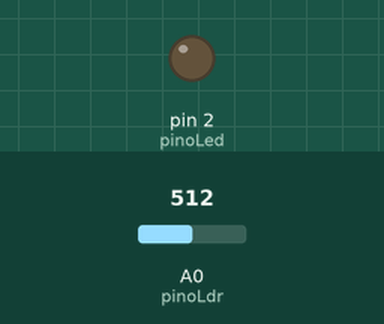
Recording of a sketch running on a simulated Arduino Uno, built with avr-gcc and run on an emulated ATmega328P. Parts: output pins drawn as LEDs (lit = HIGH). The inputs (shaded band) are chosen by the test bench; at power-on: A0 (pinoLdr) = 512.

Above: at 1.2 s.
1.3 s: A0 (pinoLdr) set to 522
At 2.5 s:
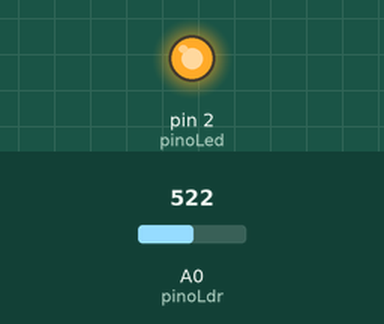
2.8 s: A0 (pinoLdr) set to 511
At 3.1 s:
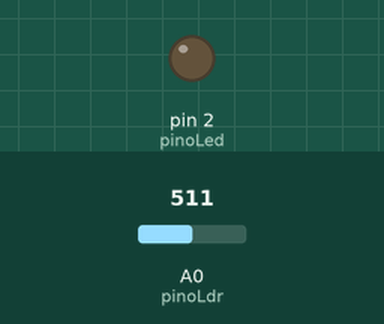
4.3 s: A0 (pinoLdr) set to 716
At 4.6 s:
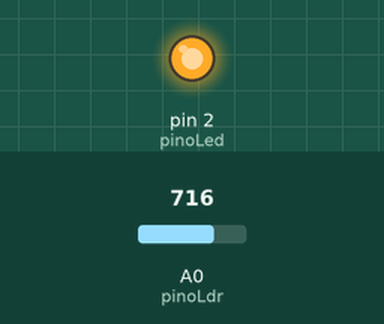
Timing chart, 0 to 7.3 s (numbered marks = the images above; inputs shaded):
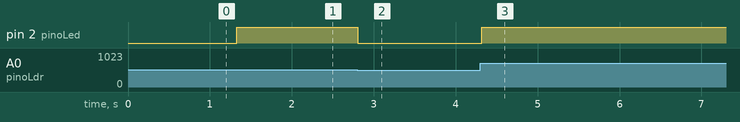

The sketch:

projeto_17_ldr_led.ino
```cpp
int pinoLed = 2;
int pinoLdr = 0;

int ldr = 0;
int pwm = 0;

void setup()  {
  pinMode(pinoLed, OUTPUT);
}

void loop() {
  ldr = analogRead(pinoLdr);
  pwm = map(ldr, 0, 1023, 0, 255);
  analogWrite(pinoLed, pwm);
  delay(30);
}
```

Measured:
- the behaviour switches between 513 and 514 on A0 (pinoLdr) (found by bisection; images 0 and 1)
- after the input at 1.3 s, pin 2 (pinoLed): LOW → HIGH at once
- after the input at 2.8 s, pin 2 (pinoLed): HIGH → LOW at once
- after the input at 4.3 s, pin 2 (pinoLed): LOW → HIGH at once
